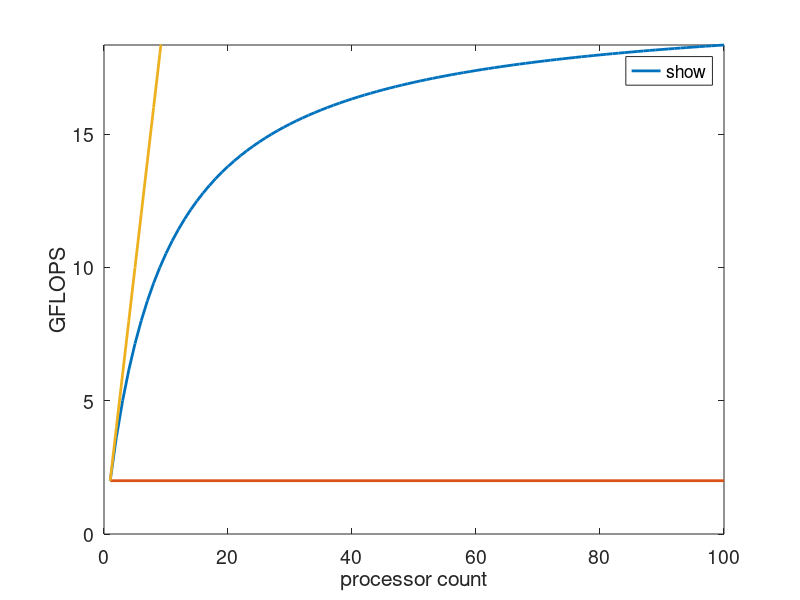

Write the MATLAB code that produced this figure.
clf;
clear
N = 1:100;


kappa_s = 0.1;

sigma_s = 2;

kappa_p = 1 - kappa_s;
sigma_p = sigma_s ./ (kappa_s + kappa_p ./ N);

plot(N, sigma_p, 'LineWidth', 2, 'DisplayName', 'Parallelized FLOPS')
hold on;
plot([min(N) max(N)], [sigma_s sigma_s], 'LineWidth', 2, 'DisplayName', 'Serial FLOPS')
plot(N, N.*sigma_s, 'LineWidth', 2, 'DisplayName', 'Linear speedup')
ylim([0, max(sigma_p)]);
xlabel("processor count");
ylabel("GFLOPS");
legend('show', 'Location', 'Best');

sigma_p(end)

set(gca, 'FontSize', 14);

saveas(gcf,"./plot.png")